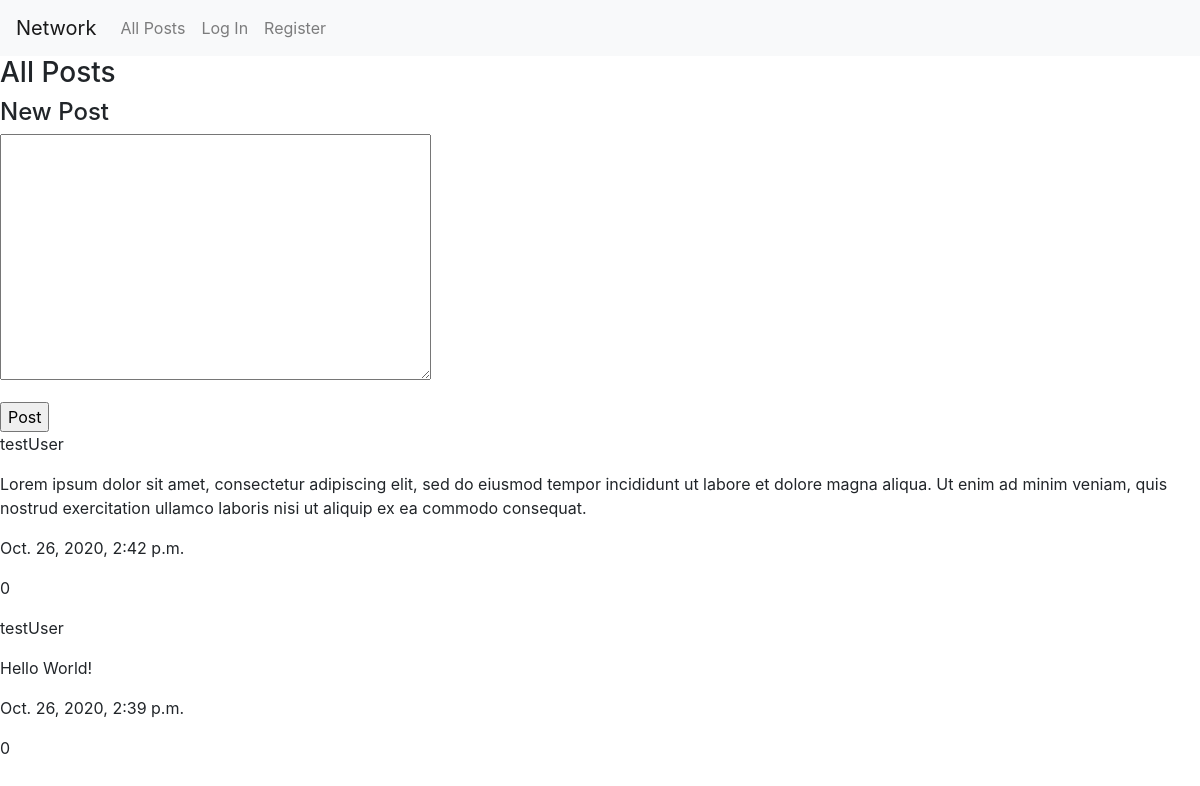
Page /posts on the earlier database version.
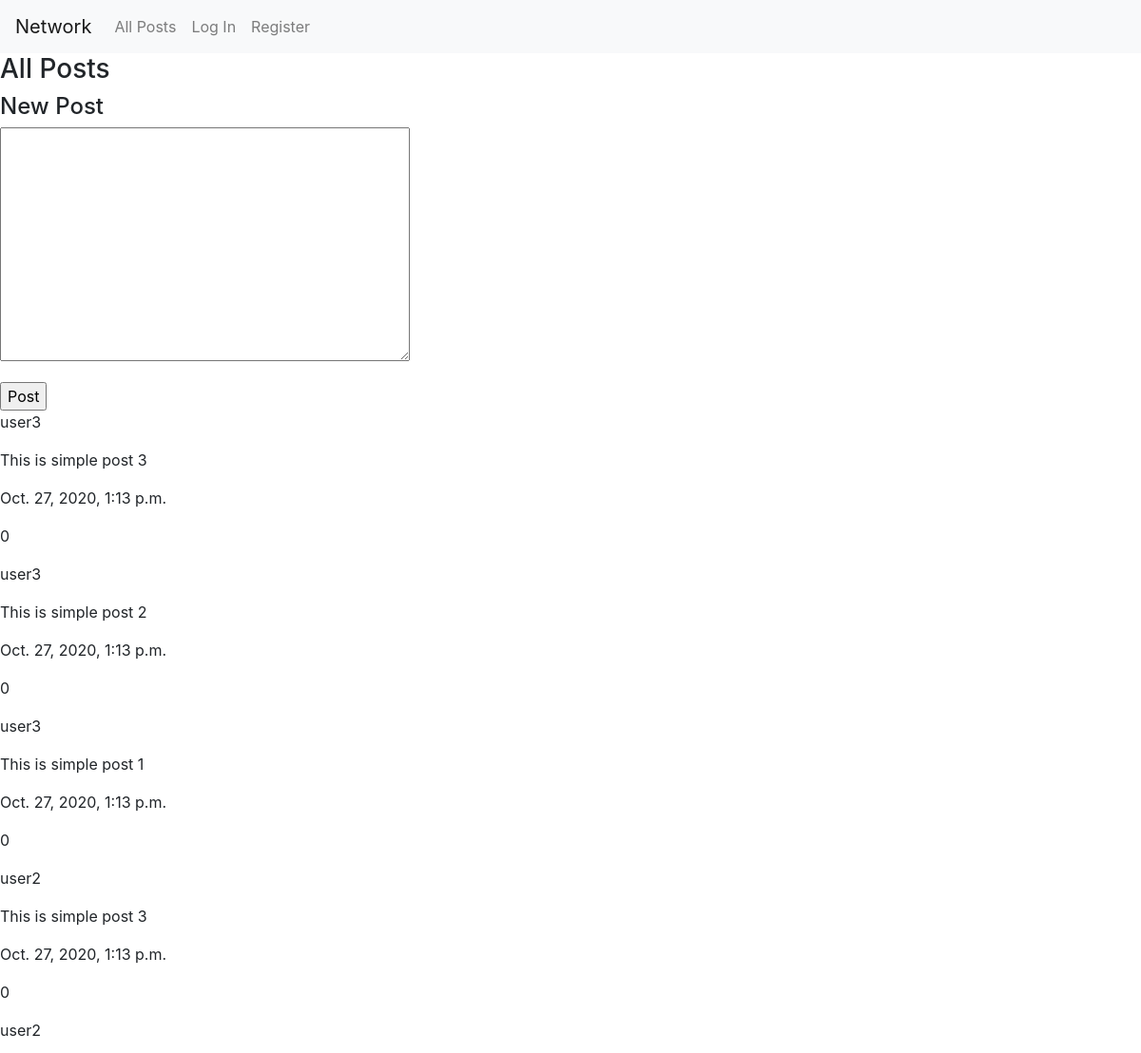
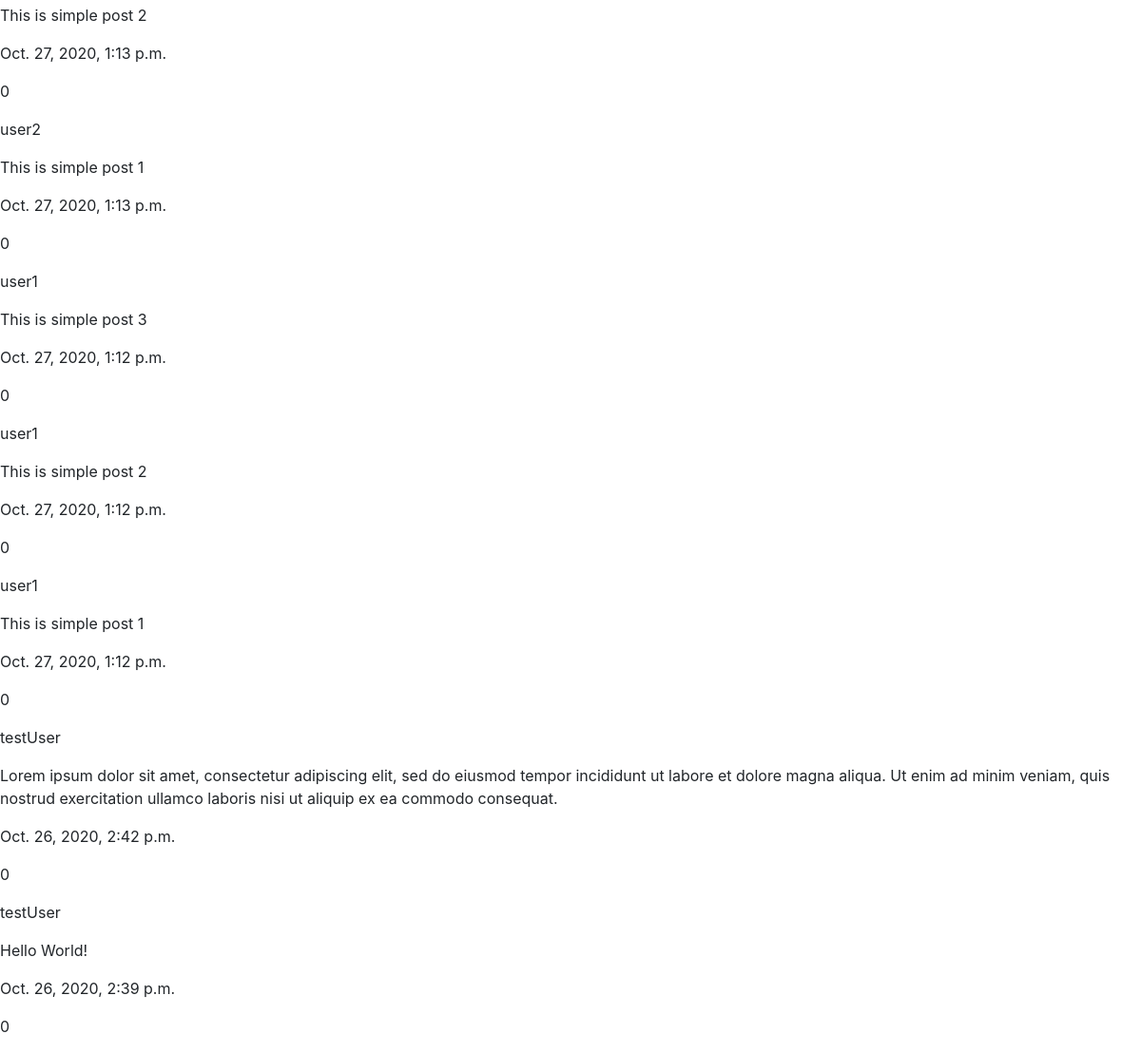
Same page on the later database version (2 pictures, top to bottom).
### network/models.py (models this page shows)
class Post(models.Model):
    text = models.TextField()
    date = models.DateTimeField(auto_now=True)
    user = models.ForeignKey(User, on_delete=models.CASCADE)
    likes = models.IntegerField(default=0)

class User(AbstractUser):
    pass

### network/views.py (the view)
# urls.py: path("posts", views.all_posts, name="all_posts"),
def all_posts(request):
    posts = Post.objects.all().order_by('-date')
    if request.method == 'POST':
        form = PostForm(request.POST)
        if form.is_valid():
            form.instance.user = request.user
            form.save()
            return redirect('all_posts')
        else:
            return render(request, 'network/all_posts.html',
                          {'form': form, 'posts': posts})
    else:
        form = PostForm()
        return render(request, 'network/all_posts.html',
                      {'form': form, 'posts': posts})

### network/forms.py
class PostForm(forms.ModelForm):
    class Meta:
        model = Post
        fields = ['text']

### network/templates/network/all_posts.html (shortened to what this page needs)
{% extends 'network/layout.html' %}
{% block body %}
    <h3>All Posts</h3>
    <div>
        <form method="post">
            <h4>New Post</h4>
            <p>
                {{ form.text }}
            </p>
            <input type="submit" value="Post">
        </form>
    </div>
    <div>
        {% for post in posts %}
            <p>{{ post.user }}</p>
            <p>{{ post.text }}</p>
            <p>{{ post.date }}</p>
            <p>{{ post.likes }}</p>
        {% endfor %}
    </div>
{% endblock %}

### network/templates/network/layout.html (shortened to what this page needs)
{% load static %}
<!DOCTYPE html>
<html lang="en">
    <head>
        <link rel="stylesheet" href="https://stackpath.bootstrapcdn.com/bootstrap/4.4.1/css/bootstrap.min.css">
        <link href="{% static 'network/styles.css' %}" rel="stylesheet">
    </head>
    <body>
        <nav class="navbar navbar-expand-lg navbar-light bg-light">
            <a class="navbar-brand" href="#">Network</a>
            <div>
              <ul class="navbar-nav mr-auto">
                <li class="nav-item">
                  <a class="nav-link" href="{% url 'all_posts' %}">All Posts</a>
                </li>
                {% if user.is_authenticated %}
                    <li class="nav-item">
                        <a class="nav-link" href="#">Following</a>
                    </li>
                    <li class="nav-item">
                        <a class="nav-link" href="{% url 'logout' %}">Log Out</a>
                    </li>
                {% else %}
                    <li class="nav-item">
                        <a class="nav-link" href="{% url 'login' %}">Log In</a>
                    </li>
                    <li class="nav-item">
                        <a class="nav-link" href="{% url 'register' %}">Register</a>
                    </li>
                {% endif %}
              </ul>
            </div>
          </nav>
        <div class="body">
            {% block body %}
            {% endblock %}
        </div>
    </body>
</html>

Differences in the rows shown:
added Post: user "user3", text "This is simple post 3", date "Oct. 27, 2020, 1:13 p.m.", likes "0"
added Post: user "user3", text "This is simple post 2", date "Oct. 27, 2020, 1:13 p.m.", likes "0"
added Post: user "user3", text "This is simple post 1", date "Oct. 27, 2020, 1:13 p.m.", likes "0"
added Post: user "user2", text "This is simple post 3", date "Oct. 27, 2020, 1:13 p.m.", likes "0"
added Post: user "user2", text "This is simple post 2", date "Oct. 27, 2020, 1:13 p.m.", likes "0"
added Post: user "user2", text "This is simple post 1", date "Oct. 27, 2020, 1:13 p.m.", likes "0"
added Post: user "user1", text "This is simple post 3", date "Oct. 27, 2020, 1:12 p.m.", likes "0"
added Post: user "user1", text "This is simple post 2", date "Oct. 27, 2020, 1:12 p.m.", likes "0"
added Post: user "user1", text "This is simple post 1", date "Oct. 27, 2020, 1:12 p.m.", likes "0"
